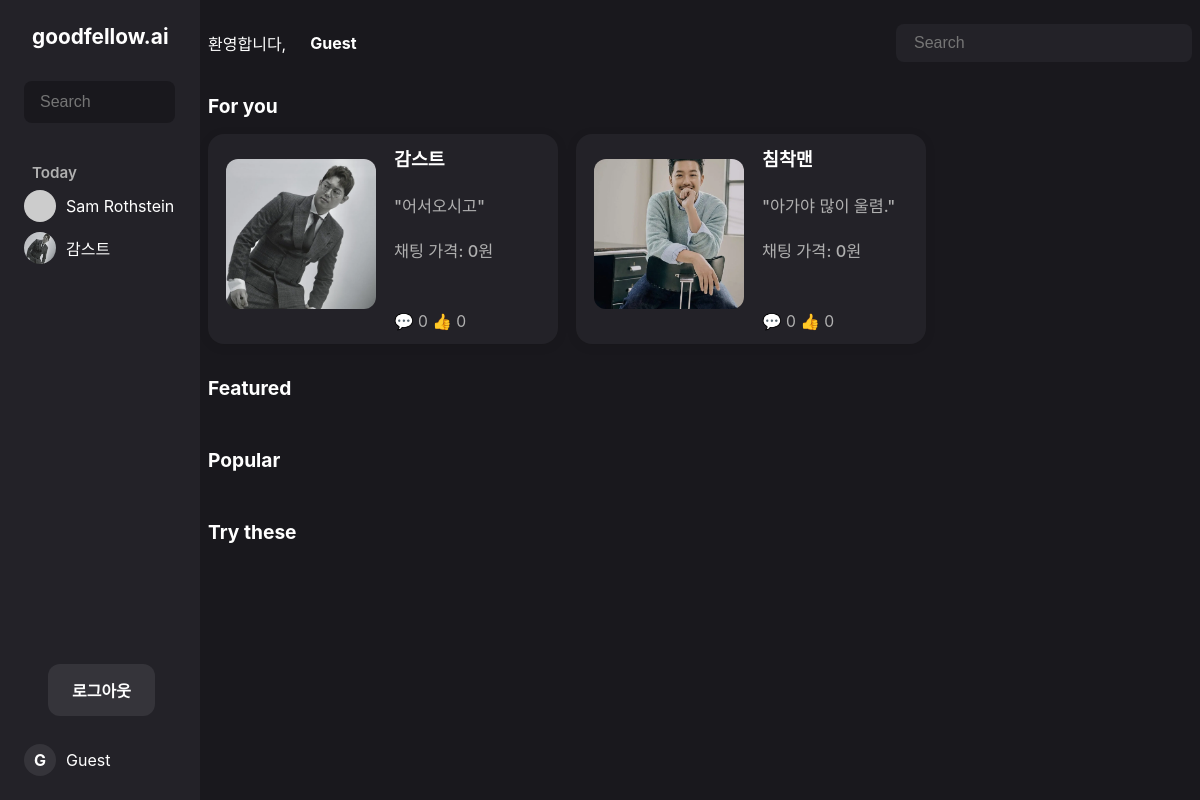
/landingpage/, run on the app's committed database.
### influencers/models.py (models this page shows, shortened)
class Influencer(models.Model):
    name = models.CharField(max_length=100)
    description = models.TextField()
    total_chat_received = models.IntegerField(default=0)
    thumbs_up = models.IntegerField(default=0)
    price_per_chat = models.IntegerField(default=0)
    image = models.ImageField(upload_to='influencers/', null=True, blank=True)
    voiceid = models.CharField(max_length=100, null=True, blank=True, help_text="ElevenLabs Voice ID")

### home/views.py (the view)
# urls.py: path('landingpage/', landingpage, name='landingpage'),
def landingpage(request):
    influencers = Influencer.objects.all()
    user = request.user
    return render(request, 'home/landingpage.html', {
        'influencers': influencers,
        'user': user,
    })

### home/templates/home/landingpage.html (shortened to what this page needs)
{% load static %}
<!DOCTYPE html>
<html lang="en">
<head>
    <link rel="stylesheet" href="{% static 'home/landingpage.css' %}">
</head>
<body>
    <div class="landing-container">
        <aside class="sidebar">
            <div class="sidebar-logo">goodfellow.ai</div>
            <input class="sidebar-search" type="text" placeholder="Search">
            <div class="sidebar-today">Today</div>
            <div class="sidebar-user-list">
                <div class="sidebar-user"><img src="https://randomuser.me/api/portraits/men/1.jpg" alt="Sam"> Sam Rothstein</div>
                <div class="sidebar-user"><img src="{% static 'home/gamst.png' %}" alt="Gamst"> 감스트</div>
            </div>
            <div class="sidebar-bottom">
                <button class="sidebar-btn upgrade" onclick="location.href='/accounts/logout'">로그아웃</button>
                <div class="sidebar-profile">
                    <span class="sidebar-profile-icon">G</span> {{ user.name|default:user.username|default:"Guest" }}
                </div>
            </div>
        </aside>
        <main class="main-content">
            <div class="main-header">
                <span>환영합니다, </span>
                <span class="main-username">{{ user.name|default:user.username|default:"Guest" }}</span>
                <input class="main-search" type="text" placeholder="Search">
            </div>
            <section class="section">
                <h2>For you</h2>
                <div class="card-row">
                    {% for influencer in influencers %}
                    <a href="{% url 'influencer_chat' influencer.pk %}" class="card-link">
                        <div class="card influencer-card-horizontal">
                            <img src="{% if influencer.image %}{{ influencer.image.url }}{% else %}{% static 'home/gamst.png' %}{% endif %}" class="card-img influencer-img-left" alt="{{ influencer.name }}">
                            <div class="influencer-card-content">
                                <div class="card-title">{{ influencer.name }}</div>
                                <br>
                                <div class="card-author">{{ influencer.description }}</div>
                                <br>
                                <div class="card-desc">채팅 가격: {{ influencer.price_per_chat }}원</div>
                                <div class="card-stats">💬 {{ influencer.total_chat_received }} 👍 {{ influencer.thumbs_up }}</div>
                            </div>
                        </div>
                    </a>
                    {% endfor %}
                </div>
            </section>
            <section class="section">
                <h2>Featured</h2>
            </section>
            <section class="section">
                <h2>Popular</h2>
            </section>
            <section class="section">
                <h2>Try these</h2>
            </section>
        </main>
    </div>
</body>
</html>

### data on the page
Influencer: shows a picture, name "감스트", description "\"어서오시고\"", price_per_chat "0", total_chat_received "0", thumbs_up "0"
Influencer: image (picture), name "침착맨", description "\"아가야 많이 울렴.\"", price_per_chat "0", total_chat_received "0", thumbs_up "0"

### other printed values
{{ user.name|default:user.username|default:"Guest" }} "Guest"
